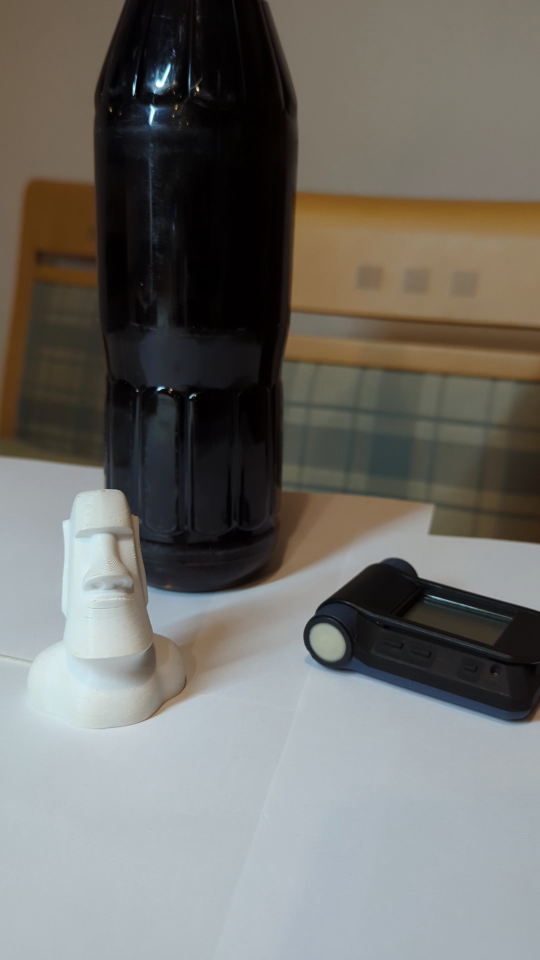
#> input picture optical-flow/testdata/40.png, 1080 x 1920 px, found by its file name (shown at 1/2 size)
$ python main.py
#> lines starting #> are read from the running program, lines starting #| are printed output that depends on the picture
import cv2
import numpy as np

# https://stackoverflow.com/a/44659589/5605489
def image_resize(image, width = None, height = None, inter = cv2.INTER_AREA):
    # initialize the dimensions of the image to be resized and
    # grab the image size
    dim = None
    (h, w) = image.shape[:2]

    # if both the width and height are None, then return the
    # original image
    if width is None and height is None:
        return image

    # check to see if the width is None
    if width is None:
        # calculate the ratio of the height and construct the
        # dimensions
        r = height / float(h)
        dim = (int(w * r), height)

    # otherwise, the height is None
    else:
        # calculate the ratio of the width and construct the
        # dimensions
        r = width / float(w)
        dim = (width, int(h * r))

    # resize the image
    resized = cv2.resize(image, dim, interpolation = inter)

    # return the resized image
    return resized

img_one = cv2.imread('optical-flow/testdata/40.png')
#> img_one is the input picture: shape (1920, 1080, 3); mean B, G, R 105.8, 110.9, 112.4
img_one = image_resize(img_one, height = 800)
#> in image_resize, `resized = cv2.resize(image, dim, interpolation = inter)`:
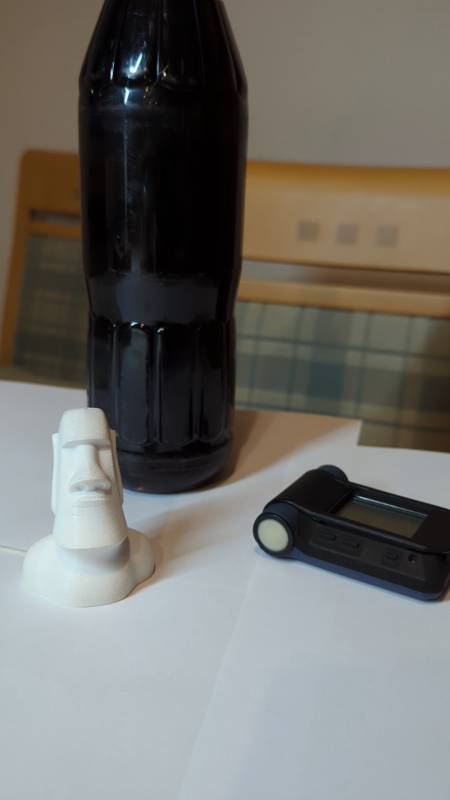
#> resized: shape (800, 450, 3); mean B, G, R 105.8, 110.9, 112.4
img_one_gray = cv2.cvtColor(img_one, cv2.COLOR_BGR2GRAY)
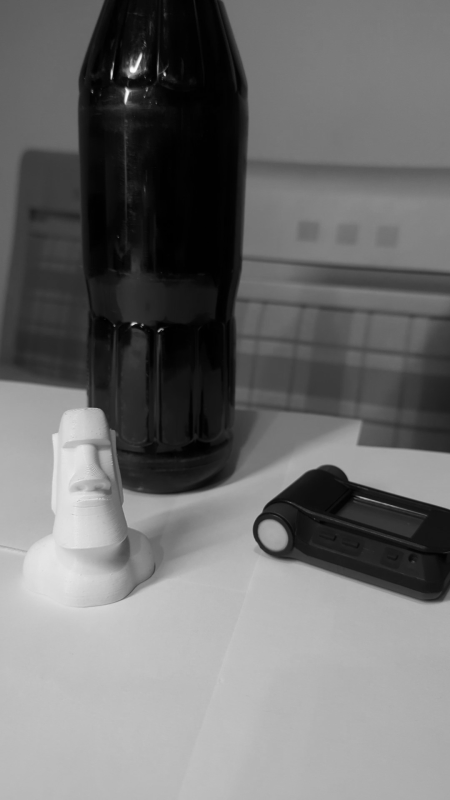
#> img_one_gray: shape (800, 450); min 0, max 253, mean 110.8

img_two = cv2.imread('optical-flow/testdata/42.png')
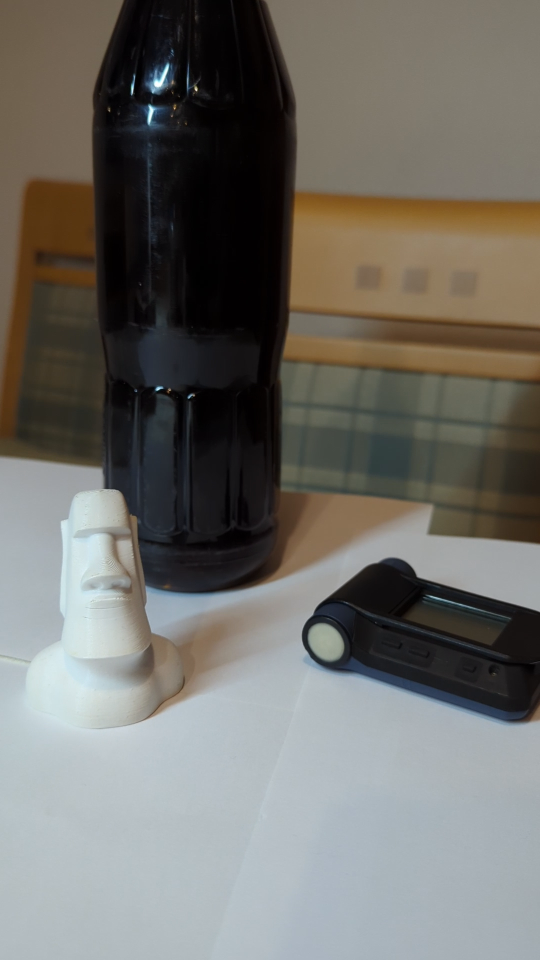
#> input picture optical-flow/testdata/42.png, 1080 x 1920 px, found by its file name (shown at 1/2 size)
#> img_two is the input picture: shape (1920, 1080, 3); mean B, G, R 105.7, 110.8, 112.4
img_two = image_resize(img_two, height = 800)
img_two_gray = cv2.cvtColor(img_two, cv2.COLOR_BGR2GRAY)

img_out = img_two.copy()

flow = cv2.calcOpticalFlowFarneback(img_one_gray, img_two_gray, None, 0.5, 3, 15, 3, 5, 1.2, 0)

rows, cols = img_two_gray.shape
#> rows = 800; cols = 450

steps = 15
for y in range(0, rows, steps):
    for x in range(0, cols, steps):
        flow_x, flow_y = flow[y, x] * 15
        cv2.line(img_out, (x, y), (round(x + flow_x), round(y + flow_y)), (190, 150, 37), 2)
        cv2.circle(img_out, (x, y), 1, (255, 0, 0), 1)
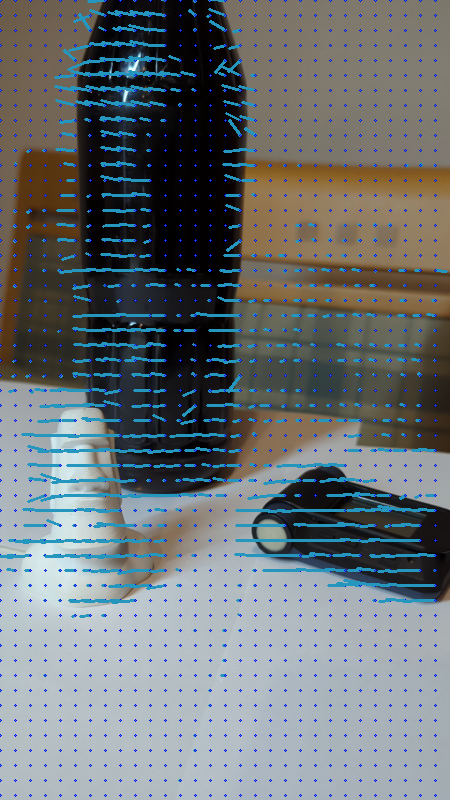
#> img_out: shape (800, 450, 3); mean B, G, R 115.2, 113.5, 107.7


cv2.imshow('frame2', img_out)
cv2.waitKey(0)
cv2.destroyAllWindows()
cv2.imwrite("optical-flow/output.jpg", img_out)
